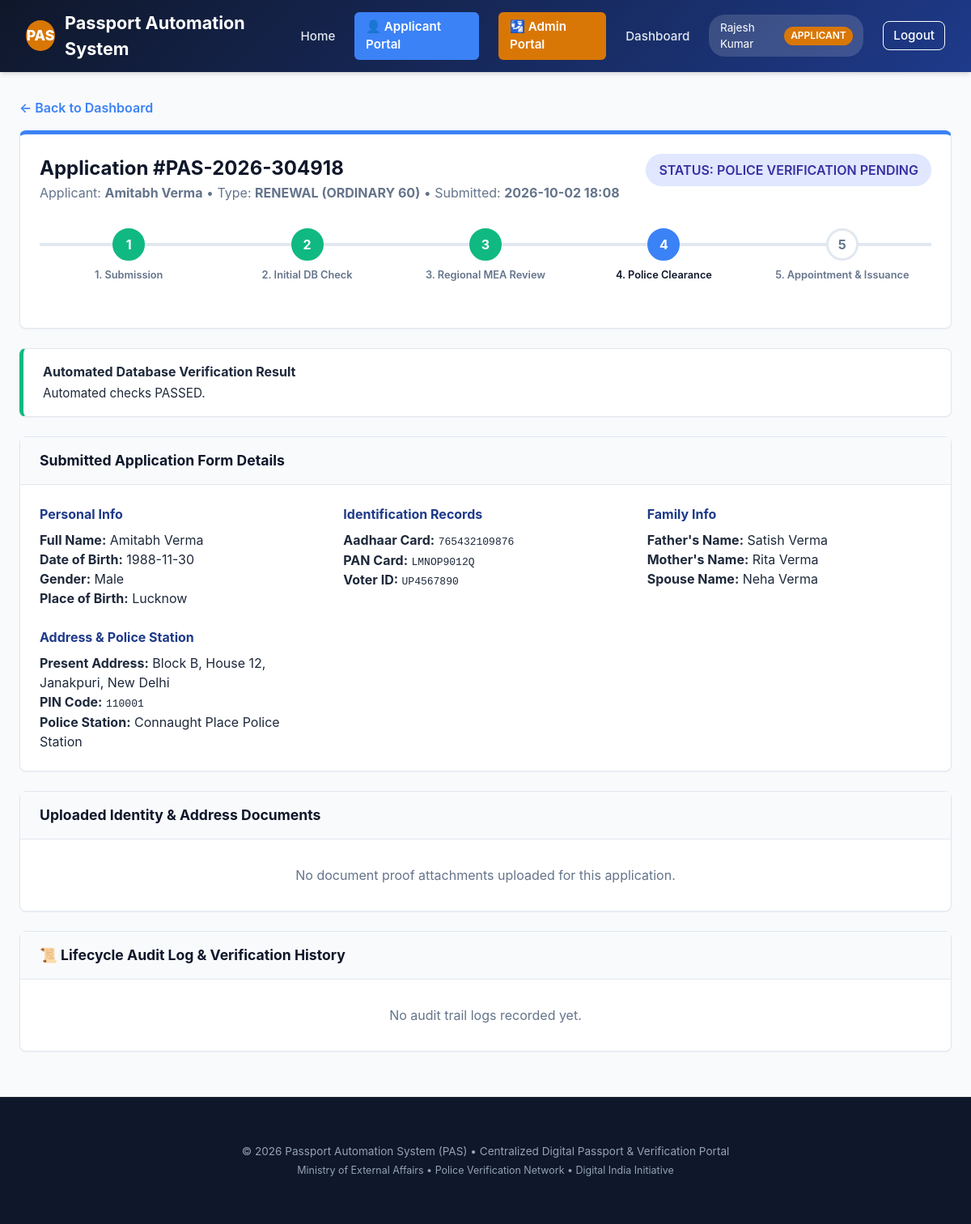
Screenshot of /application/3 (signed in) with the database file from the repository.
### models.py (models this page shows, shortened)
class User(db.Model):
    __tablename__ = 'users'
    id = db.Column(db.Integer, primary_key=True)
    username = db.Column(db.String(64), unique=True, nullable=False, index=True)
    email = db.Column(db.String(120), unique=True, nullable=False, index=True)
    password_hash = db.Column(db.String(256), nullable=False)
    role = db.Column(db.String(32), nullable=False, default='applicant') # applicant, passport_admin, regional_admin, police
    full_name = db.Column(db.String(128), nullable=False)
    phone = db.Column(db.String(20))
    jurisdiction_pin = db.Column(db.String(10)) # For filtering police / regional jurisdiction
    created_at = db.Column(db.DateTime, default=datetime.utcnow)
    applications = db.relationship('Application', backref='applicant', lazy=True, foreign_keys='Application.applicant_id')
    police_reports = db.relationship('PoliceReport', backref='officer', lazy=True)
    regional_verifications = db.relationship('RegionalVerification', backref='officer', lazy=True)
    audit_logs = db.relationship('AuditLog', backref='actor', lazy=True)

class Application(db.Model):
    __tablename__ = 'applications'
    id = db.Column(db.Integer, primary_key=True)
    application_number = db.Column(db.String(32), unique=True, nullable=False, index=True)
    applicant_id = db.Column(db.Integer, db.ForeignKey('users.id'), nullable=False)
    application_type = db.Column(db.String(32), nullable=False, default='new') # new, renewal
    passport_type = db.Column(db.String(32), nullable=False, default='ordinary_36') # ordinary_36, ordinary_60, official, diplomatic
    given_name = db.Column(db.String(64), nullable=False)
    surname = db.Column(db.String(64), nullable=False)
    dob = db.Column(db.Date, nullable=False)
    gender = db.Column(db.String(16), nullable=False)
    place_of_birth = db.Column(db.String(128), nullable=False)
    aadhaar_number = db.Column(db.String(20), index=True)
    pan_number = db.Column(db.String(20))
    voter_id = db.Column(db.String(20))
    father_name = db.Column(db.String(128))
    mother_name = db.Column(db.String(128))
    spouse_name = db.Column(db.String(128))
    present_address = db.Column(db.Text, nullable=False)
    permanent_address = db.Column(db.Text, nullable=False)
    pin_code = db.Column(db.String(10), nullable=False, index=True)
    police_station_name = db.Column(db.String(128), nullable=False)
    emergency_contact_name = db.Column(db.String(128))
    emergency_contact_phone = db.Column(db.String(20))
    status = db.Column(db.String(32), nullable=False, default='submitted', index=True)
    auto_check_status = db.Column(db.String(32), default='pending') # pending, passed, flagged
    auto_check_notes = db.Column(db.Text)
    passport_number = db.Column(db.String(32), unique=True, index=True)
    issue_date = db.Column(db.Date)
    expiry_date = db.Column(db.Date)
    dispatch_tracking_id = db.Column(db.String(64))
    dispatch_date = db.Column(db.Date)
    rejection_reason = db.Column(db.Text)
    created_at = db.Column(db.DateTime, default=datetime.utcnow)
    updated_at = db.Column(db.DateTime, default=datetime.utcnow, onupdate=datetime.utcnow)
    documents = db.relationship('Document', backref='application', cascade='all, delete-orphan', lazy=True)
    police_report = db.relationship('PoliceReport', backref='application', uselist=False, cascade='all, delete-orphan', lazy=True)
    regional_verification = db.relationship('RegionalVerification', backref='application', uselist=False, cascade='all, delete-orphan', lazy=True)
    appointment = db.relationship('Appointment', backref='application', uselist=False, cascade='all, delete-orphan', lazy=True)
    audit_logs = db.relationship('AuditLog', backref='application', cascade='all, delete-orphan', lazy=True)

### app.py (the view)
@app.route('/application/<int:app_id>')
@login_required
def application_detail(app_id):
    application = db.get_or_404(Application, app_id)
    user_role = session.get('user_role')
    user_id = session.get('user_id')
    if user_role == 'applicant' and application.applicant_id != user_id:
        flash('Unauthorized access to application record.', 'danger')
        return redirect(url_for('applicant_dashboard'))
    audit_logs = AuditLog.query.filter_by(application_id=app_id).order_by(AuditLog.created_at.desc()).all()
    today_str = date.today().strftime('%Y-%m-%d')
    return render_template(
        'application_detail.html',
        application=application,
        audit_logs=audit_logs,
        today_str=today_str
    )

### app.py (called while the page is built)
def login_required(f):
    @wraps(f)
    def decorated_function(*args, **kwargs):
        if 'user_id' not in session:
            flash('Please log in to access this page.', 'warning')
            return redirect(url_for('login'))
        return f(*args, **kwargs)
    return decorated_function

@app.context_processor
def inject_user():
    user = None
    if 'user_id' in session:
        user = db.session.get(User, session['user_id'])
    return dict(current_user=user)

### templates/application_detail.html (shortened to what this page needs)
{% extends "base.html" %}
{% block content %}
<div style="margin-bottom: 1rem;">
  <a href="{{ url_for('dashboard') }}" style="font-weight: 600;">&larr; Back to Dashboard</a>
</div>
<div class="card" style="border-top: 5px solid var(--primary-light);">
  <div class="card-body">
    <div style="display: flex; justify-content: space-between; align-items: flex-start; flex-wrap: wrap; gap: 1rem;">
      <div>
        <h2 style="color: var(--primary-dark);">Application #{{ application.application_number }}</h2>
        <p style="color: var(--text-muted);">
          Applicant: <strong>{{ application.given_name }} {{ application.surname }}</strong> &bull;
          Type: <strong>{{ application.application_type.upper() }} ({{ application.passport_type.replace('_', ' ').upper() }})</strong> &bull;
          Submitted: <strong>{{ application.created_at.strftime('%Y-%m-%d %H:%M') }}</strong>
        </p>
      </div>
      <div style="text-align: right;">
        <span class="badge badge-{{ application.status }}" style="font-size: 1rem; padding: 0.5rem 1rem;">
          STATUS: {{ application.status.replace('_', ' ').upper() }}
        </span>
      </div>
    </div>
    <div class="stepper" style="margin-top: 2rem;">
      <div class="step {% if application.status not in ['submitted'] %}completed{% else %}active{% endif %}">
        <div class="step-circle">1</div>
        <div class="step-label">1. Submission</div>
      </div>
      <div class="step {% if application.status in ['initial_check_passed', 'regional_review_pending', 'regional_approved', 'police_verification_pending', 'police_approved', 'appointment_scheduled', 'approved_for_issuance', 'passport_issued', 'dispatched'] %}completed{% elif application.status == 'initial_check_failed' %}active{% endif %}">
        <div class="step-circle">2</div>
        <div class="step-label">2. Initial DB Check</div>
      </div>
      <div class="step {% if application.status in ['regional_approved', 'police_verification_pending', 'police_approved', 'appointment_scheduled', 'approved_for_issuance', 'passport_issued', 'dispatched'] %}completed{% elif application.status in ['regional_review_pending', 'regional_flagged'] %}active{% endif %}">
        <div class="step-circle">3</div>
        <div class="step-label">3. Regional MEA Review</div>
      </div>
      <div class="step {% if application.status in ['police_approved', 'appointment_scheduled', 'approved_for_issuance', 'passport_issued', 'dispatched'] %}completed{% elif application.status in ['police_verification_pending', 'police_rejected'] %}active{% endif %}">
        <div class="step-circle">4</div>
        <div class="step-label">4. Police Clearance</div>
      </div>
      <div class="step {% if application.status in ['passport_issued', 'dispatched'] %}completed{% elif application.status == 'appointment_scheduled' %}active{% endif %}">
        <div class="step-circle">5</div>
        <div class="step-label">5. Appointment & Issuance</div>
      </div>
    </div>
  </div>
</div>
{% if application.auto_check_notes %}
  <div class="card" style="border-left: 5px solid {% if application.auto_check_status == 'passed' %}#10b981{% else %}#ef4444{% endif %};">
    <div class="card-body" style="padding: 1rem 1.5rem;">
      <h4 style="margin-bottom: 0.25rem;">Automated Database Verification Result</h4>
      <p style="font-size: 0.95rem;">{{ application.auto_check_notes }}</p>
    </div>
  </div>
{% endif %}
<div class="card">
  <div class="card-header">
    <h3>Submitted Application Form Details</h3>
  </div>
  <div class="card-body">
    <div style="display: grid; grid-template-columns: repeat(auto-fit, minmax(280px, 1fr)); gap: 1.5rem;">
      <div>
        <h4 style="color: var(--primary); margin-bottom: 0.5rem;">Personal Info</h4>
        <p><strong>Full Name:</strong> {{ application.given_name }} {{ application.surname }}</p>
        <p><strong>Date of Birth:</strong> {{ application.dob.strftime('%Y-%m-%d') }}</p>
        <p><strong>Gender:</strong> {{ application.gender }}</p>
        <p><strong>Place of Birth:</strong> {{ application.place_of_birth }}</p>
      </div>
      <div>
        <h4 style="color: var(--primary); margin-bottom: 0.5rem;">Identification Records</h4>
        <p><strong>Aadhaar Card:</strong> <code>{{ application.aadhaar_number or 'N/A' }}</code></p>
        <p><strong>PAN Card:</strong> <code>{{ application.pan_number or 'N/A' }}</code></p>
        <p><strong>Voter ID:</strong> <code>{{ application.voter_id or 'N/A' }}</code></p>
      </div>
      <div>
        <h4 style="color: var(--primary); margin-bottom: 0.5rem;">Family Info</h4>
        <p><strong>Father's Name:</strong> {{ application.father_name or 'N/A' }}</p>
        <p><strong>Mother's Name:</strong> {{ application.mother_name or 'N/A' }}</p>
        <p><strong>Spouse Name:</strong> {{ application.spouse_name or 'N/A' }}</p>
      </div>
      <div>
        <h4 style="color: var(--primary); margin-bottom: 0.5rem;">Address & Police Station</h4>
        <p><strong>Present Address:</strong> {{ application.present_address }}</p>
        <p><strong>PIN Code:</strong> <code>{{ application.pin_code }}</code></p>
        <p><strong>Police Station:</strong> {{ application.police_station_name }}</p>
      </div>
    </div>
  </div>
</div>
<div class="card">
  <div class="card-header">
    <h3>Uploaded Identity & Address Documents</h3>
  </div>
  <div class="card-body" style="padding: 0;">
    {% if application.documents %}
      <div class="table-responsive">
        <table class="table">
          <thead>
            <tr>
              <th>Document Type</th>
              <th>Original File Name</th>
              <th>Upload Date</th>
              <th>Action</th>
            </tr>
          </thead>
          <tbody>
            {% for doc in application.documents %}
              <tr>
                <td><strong>{{ doc.doc_type.replace('_', ' ').title() }}</strong></td>
                <td>{{ doc.original_filename }}</td>
                <td>{{ doc.uploaded_at.strftime('%Y-%m-%d %H:%M') }}</td>
                <td>
                  <a href="{{ url_for('serve_upload', filename=doc.file_name) }}" target="_blank" class="btn btn-sm btn-outline">View / Download Proof</a>
                </td>
              </tr>
            {% endfor %}
          </tbody>
        </table>
      </div>
    {% else %}
      <div style="padding: 2rem; text-align: center; color: var(--text-muted);">
        <p>No document proof attachments uploaded for this application.</p>
      </div>
    {% endif %}
  </div>
</div>
<div class="card">
  <div class="card-header">
    <h3>📜 Lifecycle Audit Log & Verification History</h3>
  </div>
  <div class="card-body" style="padding: 0;">
    {% if audit_logs %}
      <div class="table-responsive">
        <table class="table">
          <thead>
            <tr>
              <th>Timestamp</th>
              <th>Actor Name</th>
              <th>Actor Role</th>
              <th>Action Completed</th>
              <th>Notes / Remarks</th>
            </tr>
          </thead>
          <tbody>
            {% for log in audit_logs %}
              <tr>
                <td>{{ log.created_at.strftime('%Y-%m-%d %H:%M:%S') }}</td>
                <td><strong>{{ log.actor_name }}</strong></td>
                <td><span class="role-pill">{{ log.actor_role }}</span></td>
                <td><strong>{{ log.action }}</strong></td>
                <td>{{ log.notes or 'N/A' }}</td>
              </tr>
            {% endfor %}
          </tbody>
        </table>
      </div>
    {% else %}
      <div style="padding: 2rem; text-align: center; color: var(--text-muted);">
        <p>No audit trail logs recorded yet.</p>
      </div>
    {% endif %}
  </div>
</div>
{% endblock %}

### templates/base.html (shortened to what this page needs)
<!DOCTYPE html>
<html lang="en">
<head>
  <link rel="stylesheet" href="{{ url_for('static', filename='css/style.css') }}">
</head>
<body>
  <nav class="navbar">
    <a href="{{ url_for('index') }}" class="navbar-brand">
      <div class="emblem">PAS</div>
      <span>Passport Automation System</span>
    </a>
    <ul class="nav-links">
      <li><a href="{{ url_for('index') }}">Home</a></li>
      <li>
        <a href="{{ url_for('portal_applicant') }}" class="portal-nav-btn applicant-nav">
          👤 Applicant Portal
        </a>
      </li>
      <li>
        <a href="{{ url_for('portal_admin') }}" class="portal-nav-btn admin-nav">
          🛂 Admin Portal
        </a>
      </li>
      {% if session.get('user_id') %}
        <li><a href="{{ url_for('dashboard') }}">Dashboard</a></li>
        <li>
          <div class="user-badge">
            <span>{{ current_user.full_name if current_user else session.get('full_name') }}</span>
            <span class="role-pill">{{ session.get('user_role') }}</span>
          </div>
        </li>
        <li><a href="{{ url_for('logout') }}" class="btn btn-sm btn-outline" style="color: white; border-color: white;">Logout</a></li>
      {% else %}
        <li><a href="{{ url_for('login') }}">Login</a></li>
        <li><a href="{{ url_for('register') }}" class="btn btn-sm btn-primary">Register</a></li>
      {% endif %}
    </ul>
  </nav>
  <div class="container">
    {% block content %}{% endblock %}
  </div>
  <footer>
    <div class="container">
      <p>&copy; 2026 Passport Automation System (PAS) &bull; Centralized Digital Passport & Verification Portal</p>
      <p style="margin-top: 0.25rem; font-size: 0.78rem;">Ministry of External Affairs &bull; Police Verification Network &bull; Digital India Initiative</p>
    </div>
  </footer>
</body>
</html>

### rows the page displays
User: full_name "Rajesh Kumar"
Application: application_number "PAS-2026-304918", given_name "Amitabh", surname "Verma", application_type "RENEWAL", passport_type.replace "ORDINARY 60", created_at "2026-10-02 18:08", status.replace "POLICE VERIFICATION PENDING", auto_check_notes "Automated checks PASSED.", dob "1988-11-30", gender "Male", place_of_birth "Lucknow", aadhaar_number "765432109876", pan_number "LMNOP9012Q", voter "UP4567890", father_name "Satish Verma", mother_name "Rita Verma", spouse_name "Neha Verma", present_address "Block B, House 12, Janakpuri, New Delhi", pin_code "110001", police_station_name "Connaught Place Police Station"

### other values shown
{{ session.get('user_role') }} "APPLICANT"
